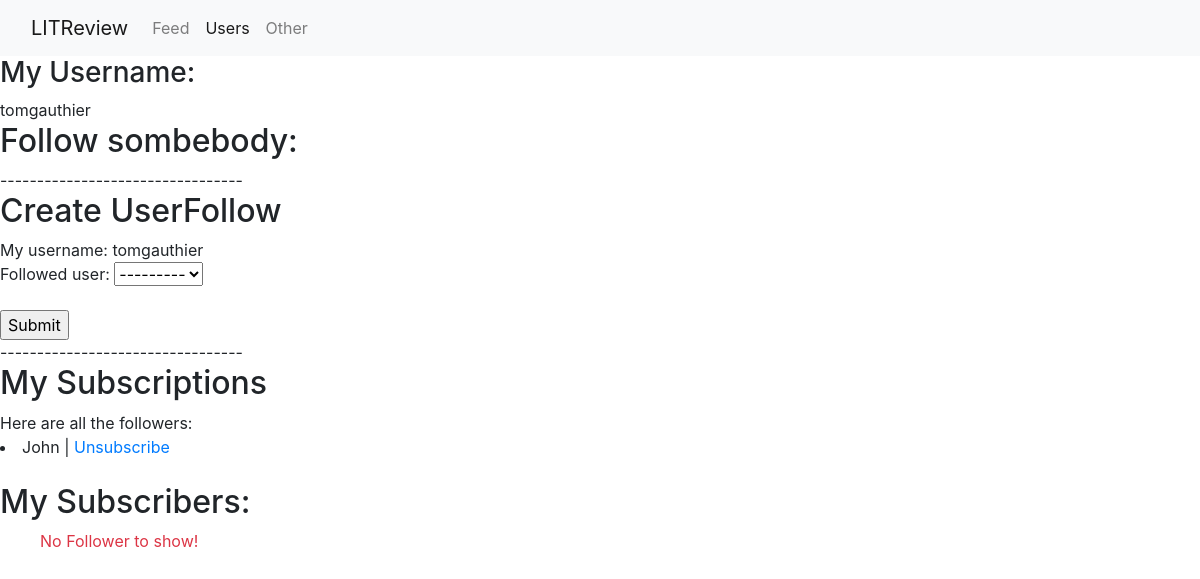
The app's page /my_followers (signed in), older data.
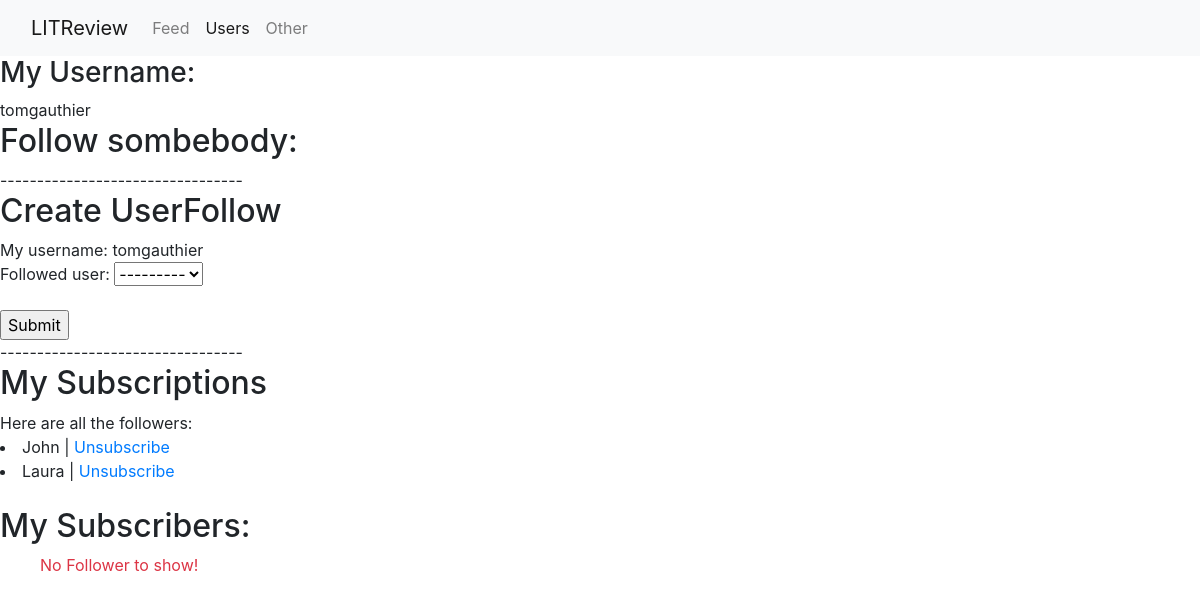
The same page, newer data.
### webapp/models.py (models this page shows)
class UserFollows(models.Model):
    user = models.ForeignKey(
        to=settings.AUTH_USER_MODEL, on_delete=models.CASCADE,
        related_name='following')
    followed_user = models.ForeignKey(
        to=settings.AUTH_USER_MODEL, on_delete=models.CASCADE,
        related_name='followed_by')
    class Meta:
        constraints = [
            models.UniqueConstraint(
                fields=['user', 'followed_user'], name='unique_user_follower')
        ]

### webapp/views.py (the view)
# urls.py: path('my_followers', views.followers, name='my_followers'),
def followers(request):
    user = request.user
    subscribers = UserFollows.objects.filter(followed_user=user.id)
    subscriptions = UserFollows.objects.filter(user=user.id)
    user_follow_instance = UserFollows()
    if request.method == "GET":
        form = UserFollowForm()
        already_followed = [
            pair.followed_user.id for pair in UserFollows.objects.filter(user=user)]
        options = User.objects.all().exclude(id__in=already_followed).exclude(id=user.id)
        result_list = list(chain(options, already_followed))
        form.fields['followed_user'].queryset = options
        return render(request, 'my_followers.html', locals())
    elif request.method == "POST":
        user_follow_instance.user = user
        form = UserFollowForm(request.POST, instance=user_follow_instance)
        if form.is_valid():
            form.save()
            return redirect('my_followers')

### webapp/forms.py
class UserFollowForm(ModelForm):
    class Meta:
        model = UserFollows
        fields = ['followed_user']

### webapp/templates/my_followers.html (shortened to what this page needs)
{% extends "main.html" %}
{% block content %}
<h3>My Username:</h3>
{{user}}
<h2>Follow sombebody:</h2>
---------------------------------
<h2>Create UserFollow</h2>
My username: {{user}}
  <form method="post" action="{% url 'my_followers' %}" enctype="multipart/form-data">
      {{ form.as_p }}
      <input type="submit"/>
    </form>
---------------------------------
<h2>My Subscriptions</h2>
  {% if subscriptions %}
    <span>Here are all the followers:</span>
    {% for subscription in subscriptions  %}
      <li>{{subscription.followed_user}} | <a href="{% url 'delete_user_follow' user_follow_id=subscription.id %}">Unsubscribe</a></li>
    {% endfor %}
  {% else %}
      <span class="text-danger"> No subscriber to show!</span>
  {% endif %}
<br>
<h2>My Subscribers: </h2>
<ul>
  {% if subscribers %}
    <span>Here are all my subscribers:</span>
    {% for subscriber in subscribers  %}
      <li>{{subscriber.user}}</li>
    {% endfor %}
  {% else %}
      <span class="text-danger"> No Follower to show!</span>
  {% endif %}
</ul>
{% endblock content %}

Row changes from the older to the newer data that the page shows:
added UserFollows: followed_user "Laura"
